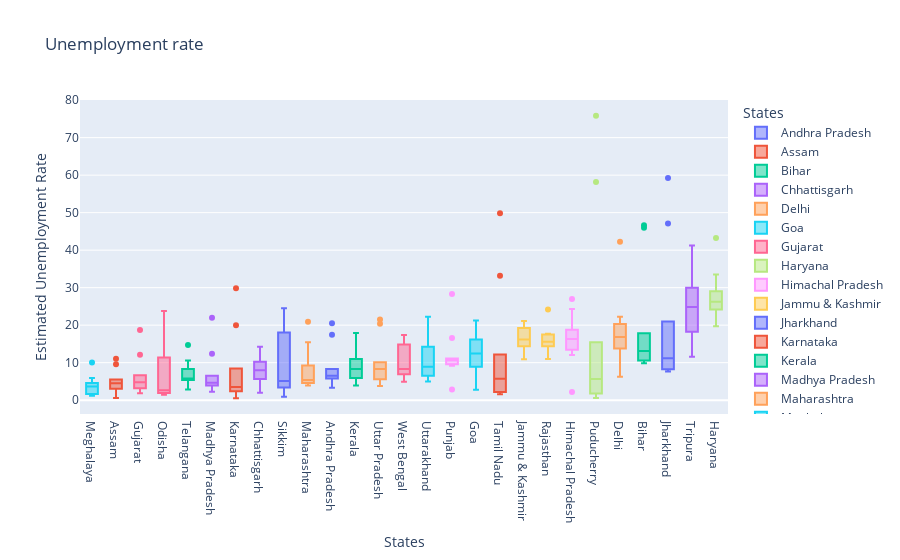

This figure's notebook cell:
### Code cell
fig = px.box(df, x='States', y='Estimated Unemployment Rate', color='States', title='Unemployment rate', template='plotly')
fig.update_layout(xaxis={'categoryorder': 'total ascending'})
fig.show()

### Figure 1 — Plotly figure (JSON) as saved in the notebook; plotly's stock layout.template omitted (floating-point values rounded to 4 significant figures)
{"data": [{"alignmentgroup": "True", "hovertemplate": "States=%{x}<br>Estimated Unemployment Rate=%{y}<extra></extra>", "legendgroup": "Andhra Pradesh", "marker": {"color": "#636efa"}, "name": "Andhra Pradesh", "notched": false, "offsetgroup": "Andhra Pradesh", "orientation": "v", "showlegend": true, "type": "box", "x": ["Andhra Pradesh", "Andhra Pradesh", "Andhra Pradesh", "Andhra Pradesh", "Andhra Pradesh", "Andhra Pradesh", "Andhra Pradesh", "Andhra Pradesh", "Andhra Pradesh", "Andhra Pradesh"], "x0": " ", "xaxis": "x", "y": [5.48, 5.83, 5.79, 20.51, 17.43, 3.31, 8.34, 6.96, 6.4, 6.59], "y0": " ", "yaxis": "y"}, {"alignmentgroup": "True", "hovertemplate": "States=%{x}<br>Estimated Unemployment Rate=%{y}<extra></extra>", "legendgroup": "Assam", "marker": {"color": "#EF553B"}, "name": "Assam", "notched": false, "offsetgroup": "Assam", "orientation": "v", "showlegend": true, "type": "box", "x": ["Assam", "Assam", "Assam", "Assam", "Assam", "Assam", "Assam", "Assam", "Assam", "Assam"], "x0": " ", "xaxis": "x", "y": [4.66, 4.41, 4.77, 11.06, 9.55, 0.6, 3.77, 5.53, 1.19, 3.02], "y0": " ", "yaxis": "y"}, {"alignmentgroup": "True", "hovertemplate": "States=%{x}<br>Estimated Unemployment Rate=%{y}<extra></extra>", "legendgroup": "Bihar", "marker": {"color": "#00cc96"}, "name": "Bihar", "notched": false, "offsetgroup": "Bihar", "orientation": "v", "showlegend": true, "type": "box", "x": ["Bihar", "Bihar", "Bihar", "Bihar", "Bihar", "Bihar", "Bihar", "Bihar", "Bihar", "Bihar"], "x0": " ", "xaxis": "x", "y": [10.61, 10.29, 15.43, 46.64, 45.96, 17.82, 12.79, 13.44, 11.91, 9.82], "y0": " ", "yaxis": "y"}, {"alignmentgroup": "True", "hovertemplate": "States=%{x}<br>Estimated Unemployment Rate=%{y}<extra></extra>", "legendgroup": "Chhattisgarh", "marker": {"color": "#ab63fa"}, "name": "Chhattisgarh", "notched": false, "offsetgroup": "Chhattisgarh", "orientation": "v", "showlegend": true, "type": "box", "x": ["Chhattisgarh", "Chhattisgarh", "Chhattisgarh", "Chhattisgarh", "Chhattisgarh", "Chhattisgarh", "Chhattisgarh", "Chhattisgarh", "Chhattisgarh", "Chhattisgarh"], "x0": " ", "xaxis": "x", "y": [9.65, 8.38, 7.54, 3.41, 10.5, 14.23, 10.27, 5.63, 1.96, 6.62], "y0": " ", "yaxis": "y"}, {"alignmentgroup": "True", "hovertemplate": "States=%{x}<br>Estimated Unemployment Rate=%{y}<extra></extra>", "legendgroup": "Delhi", "marker": {"color": "#FFA15A"}, "name": "Delhi", "notched": false, "offsetgroup": "Delhi", "orientation": "v", "showlegend": true, "type": "box", "x": ["Delhi", "Delhi", "Delhi", "Delhi", "Delhi", "Delhi", "Delhi", "Delhi", "Delhi", "Delhi"], "x0": " ", "xaxis": "x", "y": [22.23, 14.84, 17.04, 16.68, 42.27, 18.19, 20.3, 13.79, 12.53, 6.27], "y0": " ", "yaxis": "y"}, {"alignmentgroup": "True", "hovertemplate": "States=%{x}<br>Estimated Unemployment Rate=%{y}<extra></extra>", "legendgroup": "Goa", "marker": {"color": "#19d3f3"}, "name": "Goa", "notched": false, "offsetgroup": "Goa", "orientation": "v", "showlegend": true, "type": "box", "x": ["Goa", "Goa", "Goa", "Goa", "Goa", "Goa", "Goa", "Goa", "Goa", "Goa"], "x0": " ", "xaxis": "x", "y": [8.89, 2.81, 5.25, 13.31, 21.25, 9.96, 17.07, 16.21, 15.38, 11.54], "y0": " ", "yaxis": "y"}, {"alignmentgroup": "True", "hovertemplate": "States=%{x}<br>Estimated Unemployment Rate=%{y}<extra></extra>", "legendgroup": "Gujarat", "marker": {"color": "#FF6692"}, "name": "Gujarat", "notched": false, "offsetgroup": "Gujarat", "orientation": "v", "showlegend": true, "type": "box", "x": ["Gujarat", "Gujarat", "Gujarat", "Gujarat", "Gujarat", "Gujarat", "Gujarat", "Gujarat", "Gujarat", "Gujarat"], "x0": " ", "xaxis": "x", "y": [5.54, 6.38, 6.66, 18.71, 12.11, 3.2, 1.84, 1.87, 3.42, 4.03], "y0": " ", "yaxis": "y"}, {"alignmentgroup": "True", "hovertemplate": "States=%{x}<br>Estimated Unemployment Rate=%{y}<extra></extra>", "legendgroup": "Haryana", "marker": {"color": "#B6E880"}, "name": "Haryana", "notched": false, "offsetgroup": "Haryana", "orientation": "v", "showlegend": true, "type": "box", "x": ["Haryana", "Haryana", "Haryana", "Haryana", "Haryana", "Haryana", "Haryana", "Haryana", "Haryana", "Haryana"], "x0": " ", "xaxis": "x", "y": [20.34, 25.77, 25.05, 43.22, 29.02, 26.7, 24.18, 33.5, 19.68, 27.31], "y0": " ", "yaxis": "y"}, {"alignmentgroup": "True", "hovertemplate": "States=%{x}<br>Estimated Unemployment Rate=%{y}<extra></extra>", "legendgroup": "Himachal Pradesh", "marker": {"color": "#FF97FF"}, "name": "Himachal Pradesh", "notched": false, "offsetgroup": "Himachal Pradesh", "orientation": "v", "showlegend": true, "type": "box", "x": ["Himachal Pradesh", "Himachal Pradesh", "Himachal Pradesh", "Himachal Pradesh", "Himachal Pradesh", "Himachal Pradesh", "Himachal Pradesh", "Himachal Pradesh", "Himachal Pradesh", "Himachal Pradesh"], "x0": " ", "xaxis": "x", "y": [16.83, 16.84, 18.76, 2.2, 26.95, 13.47, 24.31, 15.79, 12.04, 13.46], "y0": " ", "yaxis": "y"}, {"alignmentgroup": "True", "hovertemplate": "States=%{x}<br>Estimated Unemployment Rate=%{y}<extra></extra>", "legendgroup": "Jammu & Kashmir", "marker": {"color": "#FECB52"}, "name": "Jammu & Kashmir", "notched": false, "offsetgroup": "Jammu & Kashmir", "orientation": "v", "showlegend": true, "type": "box", "x": ["Jammu & Kashmir", "Jammu & Kashmir", "Jammu & Kashmir", "Jammu & Kashmir", "Jammu & Kashmir", "Jammu & Kashmir", "Jammu & Kashmir", "Jammu & Kashmir", "Jammu & Kashmir"], "x0": " ", "xaxis": "x", "y": [21.08, 20.78, 15.5, 18.74, 17.92, 10.88, 11.09, 16.17, 16.14], "y0": " ", "yaxis": "y"}, {"alignmentgroup": "True", "hovertemplate": "States=%{x}<br>Estimated Unemployment Rate=%{y}<extra></extra>", "legendgroup": "Jharkhand", "marker": {"color": "#636efa"}, "name": "Jharkhand", "notched": false, "offsetgroup": "Jharkhand", "orientation": "v", "showlegend": true, "type": "box", "x": ["Jharkhand", "Jharkhand", "Jharkhand", "Jharkhand", "Jharkhand", "Jharkhand", "Jharkhand", "Jharkhand", "Jharkhand", "Jharkhand"], "x0": " ", "xaxis": "x", "y": [10.61, 11.85, 8.23, 47.09, 59.23, 20.95, 7.63, 9.76, 8.24, 11.8], "y0": " ", "yaxis": "y"}, {"alignmentgroup": "True", "hovertemplate": "States=%{x}<br>Estimated Unemployment Rate=%{y}<extra></extra>", "legendgroup": "Karnataka", "marker": {"color": "#EF553B"}, "name": "Karnataka", "notched": false, "offsetgroup": "Karnataka", "orientation": "v", "showlegend": true, "type": "box", "x": ["Karnataka", "Karnataka", "Karnataka", "Karnataka", "Karnataka", "Karnataka", "Karnataka", "Karnataka", "Karnataka", "Karnataka"], "x0": " ", "xaxis": "x", "y": [2.86, 3.61, 3.46, 29.84, 19.97, 8.44, 4.01, 0.5, 2.41, 1.58], "y0": " ", "yaxis": "y"}, {"alignmentgroup": "True", "hovertemplate": "States=%{x}<br>Estimated Unemployment Rate=%{y}<extra></extra>", "legendgroup": "Kerala", "marker": {"color": "#00cc96"}, "name": "Kerala", "notched": false, "offsetgroup": "Kerala", "orientation": "v", "showlegend": true, "type": "box", "x": ["Kerala", "Kerala", "Kerala", "Kerala", "Kerala", "Kerala", "Kerala", "Kerala", "Kerala", "Kerala"], "x0": " ", "xaxis": "x", "y": [5.31, 7.6, 8.99, 16.99, 17.88, 9.71, 7.09, 10.98, 5.91, 3.88], "y0": " ", "yaxis": "y"}, {"alignmentgroup": "True", "hovertemplate": "States=%{x}<br>Estimated Unemployment Rate=%{y}<extra></extra>", "legendgroup": "Madhya Pradesh", "marker": {"color": "#ab63fa"}, "name": "Madhya Pradesh", "notched": false, "offsetgroup": "Madhya Pradesh", "orientation": "v", "showlegend": true, "type": "box", "x": ["Madhya Pradesh", "Madhya Pradesh", "Madhya Pradesh", "Madhya Pradesh", "Madhya Pradesh", "Madhya Pradesh", "Madhya Pradesh", "Madhya Pradesh", "Madhya Pradesh", "Madhya Pradesh"], "x0": " ", "xaxis": "x", "y": [4.11, 4.57, 2.22, 12.36, 21.98, 6.48, 5.08, 4.7, 3.91, 3.13], "y0": " ", "yaxis": "y"}, {"alignmentgroup": "True", "hovertemplate": "States=%{x}<br>Estimated Unemployment Rate=%{y}<extra></extra>", "legendgroup": "Maharashtra", "marker": {"color": "#FFA15A"}, "name": "Maharashtra", "notched": false, "offsetgroup": "Maharashtra", "orientation": "v", "showlegend": true, "type": "box", "x": ["Maharashtra", "Maharashtra", "Maharashtra", "Maharashtra", "Maharashtra", "Maharashtra", "Maharashtra", "Maharashtra", "Maharashtra", "Maharashtra"], "x0": " ", "xaxis": "x", "y": [4.95, 4.69, 5.79, 20.9, 15.46, 9.23, 3.89, 6.23, 4.55, 4.1], "y0": " ", "yaxis": "y"}, {"alignmentgroup": "True", "hovertemplate": "States=%{x}<br>Estimated Unemployment Rate=%{y}<extra></extra>", "legendgroup": "Meghalaya", "marker": {"color": "#19d3f3"}, "name": "Meghalaya", "notched": false, "offsetgroup": "Meghalaya", "orientation": "v", "showlegend": true, "type": "box", "x": ["Meghalaya", "Meghalaya", "Meghalaya", "Meghalaya", "Meghalaya", "Meghalaya", "Meghalaya", "Meghalaya", "Meghalaya", "Meghalaya"], "x0": " ", "xaxis": "x", "y": [1.66, 3.59, 1.58, 10.03, 5.92, 1.15, 2.1, 3.74, 4.29, 4.6], "y0": " ", "yaxis": "y"}, {"alignmentgroup": "True", "hovertemplate": "States=%{x}<br>Estimated Unemployment Rate=%{y}<extra></extra>", "legendgroup": "Odisha", "marker": {"color": "#FF6692"}, "name": "Odisha", "notched": false, "offsetgroup": "Odisha", "orientation": "v", "showlegend": true, "type": "box", "x": ["Odisha", "Odisha", "Odisha", "Odisha", "Odisha", "Odisha", "Odisha", "Odisha", "Odisha", "Odisha"], "x0": " ", "xaxis": "x", "y": [1.9, 3.12, 13.08, 23.76, 11.41, 3.77, 1.88, 1.42, 2.1, 2.18], "y0": " ", "yaxis": "y"}, {"alignmentgroup": "True", "hovertemplate": "States=%{x}<br>Estimated Unemployment Rate=%{y}<extra></extra>", "legendgroup": "Puducherry", "marker": {"color": "#B6E880"}, "name": "Puducherry", "notched": false, "offsetgroup": "Puducherry", "orientation": "v", "showlegend": true, "type": "box", "x": ["Puducherry", "Puducherry", "Puducherry", "Puducherry", "Puducherry", "Puducherry", "Puducherry", "Puducherry", "Puducherry", "Puducherry"], "x0": " ", "xaxis": "x", "y": [0.58, 1.76, 1.2, 75.85, 58.19, 4.24, 15.47, 5.05, 10.9, 6.18], "y0": " ", "yaxis": "y"}, {"alignmentgroup": "True", "hovertemplate": "States=%{x}<br>Estimated Unemployment Rate=%{y}<extra></extra>", "legendgroup": "Punjab", "marker": {"color": "#FF97FF"}, "name": "Punjab", "notched": false, "offsetgroup": "Punjab", "orientation": "v", "showlegend": true, "type": "box", "x": ["Punjab", "Punjab", "Punjab", "Punjab", "Punjab", "Punjab", "Punjab", "Punjab", "Punjab", "Punjab"], "x0": " ", "xaxis": "x", "y": [11.11, 10.97, 10.32, 2.86, 28.33, 16.55, 9.19, 10.99, 9.61, 9.88], "y0": " ", "yaxis": "y"}, {"alignmentgroup": "True", "hovertemplate": "States=%{x}<br>Estimated Unemployment Rate=%{y}<extra></extra>", "legendgroup": "Rajasthan", "marker": {"color": "#FECB52"}, "name": "Rajasthan", "notched": false, "offsetgroup": "Rajasthan", "orientation": "v", "showlegend": true, "type": "box", "x": ["Rajasthan", "Rajasthan", "Rajasthan", "Rajasthan", "Rajasthan", "Rajasthan", "Rajasthan", "Rajasthan", "Rajasthan", "Rajasthan"], "x0": " ", "xaxis": "x", "y": [10.97, 15.16, 11.9, 17.7, 15.74, 14.39, 15.81, 17.51, 15.35, 24.15], "y0": " ", "yaxis": "y"}, {"alignmentgroup": "True", "hovertemplate": "States=%{x}<br>Estimated Unemployment Rate=%{y}<extra></extra>", "legendgroup": "Sikkim", "marker": {"color": "#636efa"}, "name": "Sikkim", "notched": false, "offsetgroup": "Sikkim", "orientation": "v", "showlegend": true, "type": "box", "x": ["Sikkim", "Sikkim", "Sikkim", "Sikkim", "Sikkim", "Sikkim", "Sikkim", "Sikkim"], "x0": " ", "xaxis": "x", "y": [23.57, 2.28, 24.51, 4.46, 4.45, 12.49, 5.7, 0.88], "y0": " ", "yaxis": "y"}, {"alignmentgroup": "True", "hovertemplate": "States=%{x}<br>Estimated Unemployment Rate=%{y}<extra></extra>", "legendgroup": "Tamil Nadu", "marker": {"color": "#EF553B"}, "name": "Tamil Nadu", "notched": false, "offsetgroup": "Tamil Nadu", "orientation": "v", "showlegend": true, "type": "box", "x": ["Tamil Nadu", "Tamil Nadu", "Tamil Nadu", "Tamil Nadu", "Tamil Nadu", "Tamil Nadu", "Tamil Nadu", "Tamil Nadu", "Tamil Nadu", "Tamil Nadu"], "x0": " ", "xaxis": "x", "y": [1.57, 2.09, 6.4, 49.83, 33.16, 12.2, 6.81, 2.65, 5, 2.16], "y0": " ", "yaxis": "y"}, {"alignmentgroup": "True", "hovertemplate": "States=%{x}<br>Estimated Unemployment Rate=%{y}<extra></extra>", "legendgroup": "Telangana", "marker": {"color": "#00cc96"}, "name": "Telangana", "notched": false, "offsetgroup": "Telangana", "orientation": "v", "showlegend": true, "type": "box", "x": ["Telangana", "Telangana", "Telangana", "Telangana", "Telangana", "Telangana", "Telangana", "Telangana", "Telangana", "Telangana"], "x0": " ", "xaxis": "x", "y": [5.49, 8.29, 5.77, 6.25, 14.7, 10.55, 5.36, 5.79, 3.27, 2.86], "y0": " ", "yaxis": "y"}, {"alignmentgroup": "True", "hovertemplate": "States=%{x}<br>Estimated Unemployment Rate=%{y}<extra></extra>", "legendgroup": "Tripura", "marker": {"color": "#ab63fa"}, "name": "Tripura", "notched": false, "offsetgroup": "Tripura", "orientation": "v", "showlegend": true, "type": "box", "x": ["Tripura", "Tripura", "Tripura", "Tripura", "Tripura", "Tripura", "Tripura", "Tripura", "Tripura", "Tripura"], "x0": " ", "xaxis": "x", "y": [32.67, 28.4, 29.95, 41.23, 21.51, 21.71, 18.24, 27.92, 17.35, 11.57], "y0": " ", "yaxis": "y"}, {"alignmentgroup": "True", "hovertemplate": "States=%{x}<br>Estimated Unemployment Rate=%{y}<extra></extra>", "legendgroup": "Uttar Pradesh", "marker": {"color": "#FFA15A"}, "name": "Uttar Pradesh", "notched": false, "offsetgroup": "Uttar Pradesh", "orientation": "v", "showlegend": true, "type": "box", "x": ["Uttar Pradesh", "Uttar Pradesh", "Uttar Pradesh", "Uttar Pradesh", "Uttar Pradesh", "Uttar Pradesh", "Uttar Pradesh", "Uttar Pradesh", "Uttar Pradesh", "Uttar Pradesh"], "x0": " ", "xaxis": "x", "y": [7.58, 8.98, 10.11, 21.54, 20.41, 9.47, 5.56, 5.79, 4.18, 3.75], "y0": " ", "yaxis": "y"}, {"alignmentgroup": "True", "hovertemplate": "States=%{x}<br>Estimated Unemployment Rate=%{y}<extra></extra>", "legendgroup": "Uttarakhand", "marker": {"color": "#19d3f3"}, "name": "Uttarakhand", "notched": false, "offsetgroup": "Uttarakhand", "orientation": "v", "showlegend": true, "type": "box", "x": ["Uttarakhand", "Uttarakhand", "Uttarakhand", "Uttarakhand", "Uttarakhand", "Uttarakhand", "Uttarakhand", "Uttarakhand", "Uttarakhand", "Uttarakhand"], "x0": " ", "xaxis": "x", "y": [5.49, 4.99, 19.85, 6.48, 8.01, 8.61, 12.38, 14.26, 22.26, 9.23], "y0": " ", "yaxis": "y"}, {"alignmentgroup": "True", "hovertemplate": "States=%{x}<br>Estimated Unemployment Rate=%{y}<extra></extra>", "legendgroup": "West Bengal", "marker": {"color": "#FF6692"}, "name": "West Bengal", "notched": false, "offsetgroup": "West Bengal", "orientation": "v", "showlegend": true, "type": "box", "x": ["West Bengal", "West Bengal", "West Bengal", "West Bengal", "West Bengal", "West Bengal", "West Bengal", "West Bengal", "West Bengal", "West Bengal"], "x0": " ", "xaxis": "x", "y": [6.94, 4.92, 6.92, 17.41, 17.41, 7.29, 6.83, 14.87, 9.35, 9.98], "y0": " ", "yaxis": "y"}], "layout": {"boxmode": "overlay", "legend": {"title": {"text": "States"}, "tracegroupgap": 0}, "title": {"text": "Unemployment rate"}, "xaxis": {"anchor": "y", "categoryarray": ["Andhra Pradesh", "Assam", "Bihar", "Chhattisgarh", "Delhi", "Goa", "Gujarat", "Haryana", "Himachal Pradesh", "Jammu & Kashmir", "Jharkhand", "Karnataka", "Kerala", "Madhya Pradesh", "Maharashtra", "Meghalaya", "Odisha", "Puducherry", "Punjab", "Rajasthan", "Sikkim", "Tamil Nadu", "Telangana", "Tripura", "Uttar Pradesh", "Uttarakhand", "West Bengal"], "categoryorder": "total ascending", "domain": [0, 1], "title": {"text": "States"}}, "yaxis": {"anchor": "x", "domain": [0, 1], "title": {"text": "Estimated Unemployment Rate"}}}}
